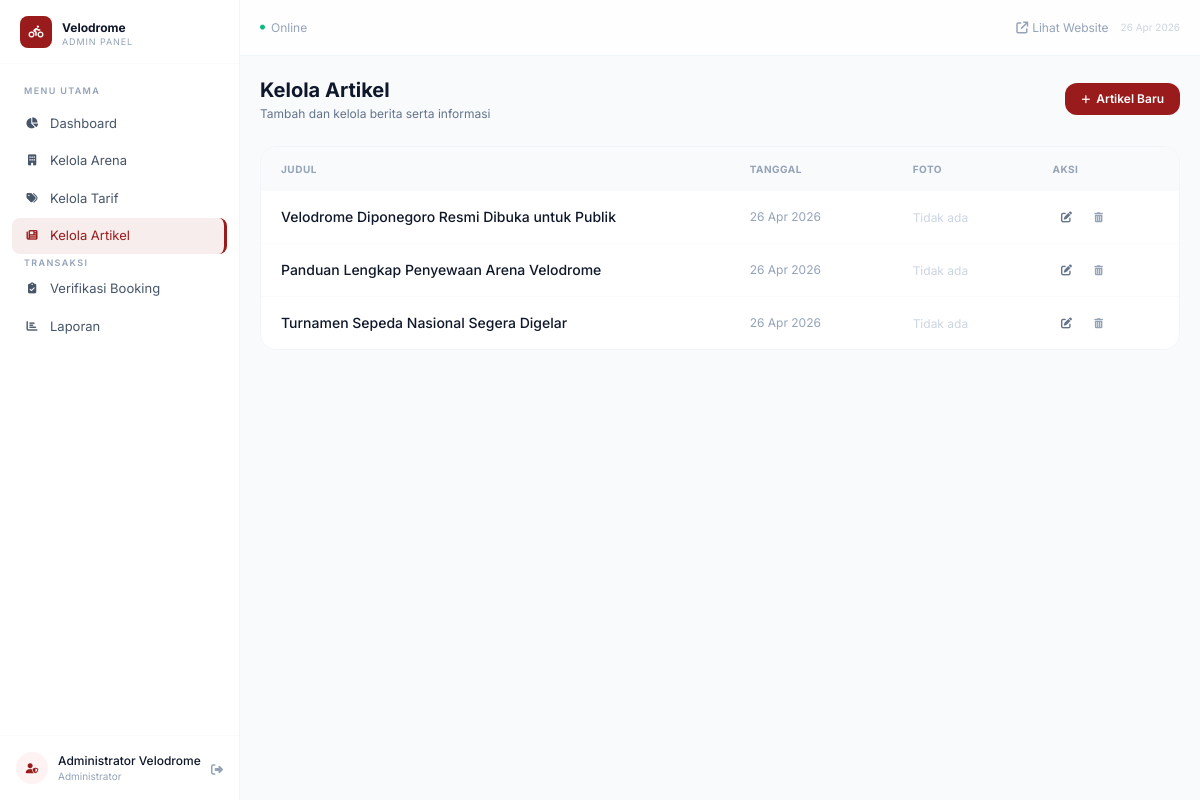
The app's page /admin/artikel.php (signed in) with its own data.
### tables this page shows
CREATE TABLE artikel (
    id INT AUTO_INCREMENT PRIMARY KEY,
    judul VARCHAR(200) NOT NULL,
    slug VARCHAR(200) NOT NULL UNIQUE,
    konten TEXT NOT NULL,
    foto_thumbnail VARCHAR(255) DEFAULT NULL,
    created_at TIMESTAMP DEFAULT CURRENT_TIMESTAMP
);

### config/koneksi.php (called while the page is built, shortened)
<?php
function sanitize($s): string {
    return htmlspecialchars(trim((string)$s), ENT_QUOTES, 'UTF-8');
}

### admin/artikel.php (the view, shortened to what this page needs)
<?php
require_once __DIR__ . '/../config/koneksi.php';
$articles = $pdo->query("SELECT * FROM artikel ORDER BY created_at DESC")->fetchAll();
require_once __DIR__ . '/../includes/admin_header.php';
?>
<div class="flex items-center justify-between mb-6">
    <div>
        <h1 class="text-xl font-bold text-surface-900">Kelola Artikel</h1>
        <p class="text-xs text-surface-500 mt-0.5">Tambah dan kelola berita serta informasi</p>
    </div>
    <button
        onclick="openModal('add')"
        class="bg-maroon-700 hover:bg-maroon-800 text-white px-4 py-2 rounded-xl text-xs font-semibold transition-all flex items-center gap-1.5">
        <i class="fa-solid fa-plus text-[10px]"></i>
        Artikel Baru
    </button>
</div>
<div class="bg-white rounded-2xl border border-surface-100 overflow-hidden">
    <div class="overflow-x-auto">
        <table class="w-full text-sm">
            <thead>
                <tr class="text-[10px] font-semibold text-surface-400 uppercase tracking-wider bg-surface-50">
                    <th class="px-5 py-3 text-left">Judul</th>
                    <th class="px-5 py-3 text-left">Tanggal</th>
                    <th class="px-5 py-3 text-left">Foto</th>
                    <th class="px-5 py-3 text-left">Aksi</th>
                </tr>
            </thead>
            <tbody class="divide-y divide-surface-50">
                <?php if (empty($articles)): ?>
                <tr>
                    <td colspan="4" class="px-5 py-12 text-center text-surface-400 text-xs">
                        <i class="fa-regular fa-newspaper text-2xl block mb-2 opacity-30"></i>
                        Belum ada artikel. Klik "Artikel Baru" untuk memulai.
                    </td>
                </tr>
                <?php else: foreach ($articles as $art): ?>
                <tr class="hover:bg-surface-50/60 transition-colors duration-150">
                    <td class="px-5 py-3 font-medium text-surface-900 max-w-xs">
                        <span class="line-clamp-2 leading-snug"><?= sanitize($art['judul']) ?></span>
                    </td>
                    <td class="px-5 py-3 text-surface-400 text-xs whitespace-nowrap">
                        <?= date('d M Y', strtotime($art['created_at'])) ?>
                    </td>
                    <td class="px-5 py-3">
                        <?php if ($art['foto_thumbnail']): ?>
                            <span class="inline-flex items-center gap-1 text-xs text-emerald-600 font-medium">
                                <i class="fa-solid fa-image text-emerald-500"></i> Ada
                            </span>
                        <?php else: ?>
                            <span class="text-surface-300 text-xs">Tidak ada</span>
                        <?php endif; ?>
                    </td>
                    <td class="px-5 py-3">
                        <div class="flex items-center gap-1">
                            <button
                                class="tbl-btn tbl-btn-edit"
                                title="Edit artikel"
                                onclick="openModal('edit', <?= htmlspecialchars(json_encode([
                                    'id'             => $art['id'],
                                    'judul'          => $art['judul'],
                                    'konten'         => $art['konten'],
                                    'foto_thumbnail' => $art['foto_thumbnail'],
                                ]), ENT_QUOTES) ?>)">
                                <i class="fa-solid fa-pen-to-square" style="font-size:11px;"></i>
                            </button>
                            <form method="POST" onsubmit="return confirm('Hapus artikel ini? Tindakan tidak dapat dibatalkan.')" class="inline">
                                <button type="submit" class="tbl-btn tbl-btn-delete" title="Hapus artikel">
                                    <i class="fa-solid fa-trash-can" style="font-size:10px;"></i>
                                </button>
                            </form>
                        </div>
                    </td>
                </tr>
                <?php endforeach; endif; ?>
            </tbody>
        </table>
    </div>
</div>
<?php require_once __DIR__ . '/../includes/admin_footer.php'; ?>

### includes/admin_header.php (style rules this page uses)
* { font-family:'Inter',system-ui,sans-serif }
body { background:#f8fafc }

### admin/artikel.php (style rules this page uses)
tbody tr { animation: rowFadeIn 0.3s ease both; }
tbody tr:nth-child(1) { animation-delay: 0.04s; }
tbody tr:nth-child(2) { animation-delay: 0.08s; }
tbody tr:nth-child(3) { animation-delay: 0.12s; }
.tbl-btn { width: 28px; height: 28px; border-radius: 8px; display: inline-flex; align-items: center; justify-content: center; border: none; cursor: pointer; background: transparent; transition: background 0.18s ease, color 0.18s ease, transform 0.18s ease; }
.tbl-btn-edit { color: #64748b; }
.tbl-btn-delete { color: #94a3b8; }

### records on screen
artikel: judul "Velodrome Diponegoro Resmi Dibuka untuk Publik", created_at "26 Apr 2026", shows "Tidak ada"
artikel: judul "Panduan Lengkap Penyewaan Arena Velodrome", created_at "26 Apr 2026", shows "Tidak ada"
artikel: judul "Turnamen Sepeda Nasional Segera Digelar", created_at "26 Apr 2026", shows "Tidak ada"

### other values on screen
$_SESSION['nama_lengkap'] "Administrator Velodrome"
